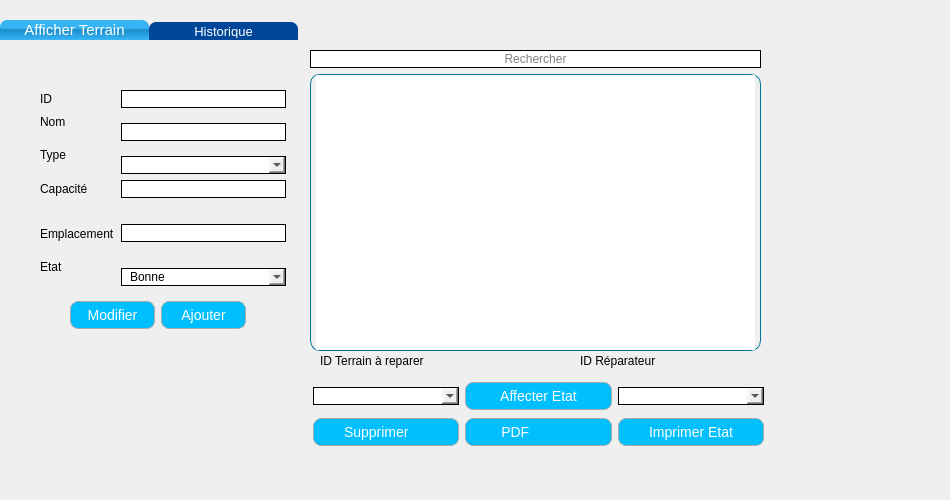
            <widget class="QWidget" name="page_MAAOUIA">
             <widget class="QTabWidget" name="tabWidget">
              <property name="geometry">
               <rect>
                <x>0</x>
                <y>20</y>
                <width>941</width>
                <height>471</height>
               </rect>
              </property>
              <property name="styleSheet">
               <string notr="true">#QWidget {

}
QTabWidget::pane { /* The tab widget frame */
border-top: 5px  ;
}
QTabWidget::tab-bar {
left: 0px; /* move to the right by 5px */
}
/* Style the tab using the tab sub-control. Note that it reads QTabBar _not_ QTabWidget */
QTabBar::tab {
background: #004799;
border: 2px  ;
border-bottom-color: ; /* same as the pane color */
border-top-left-radius: 7px;
border-top-right-radius: 7px;
min-width: 145px;
padding: 2px;
color: white;
font-size:13px;
font-family:Arial, Helvetica, sans-serif;
}
QTabBar::tab:selected, QTabBar::tab:hover {
background: qlineargradient(x1: 0, y1: 0, x2: 0, y2: 1, stop: 0 #38b4f4, stop: 0.4 #38b4f4, stop: 0.5 #1c8eca, stop: 1.0 #38b4f4);
}
QTabBar::tab:selected {
border-color: #9B9B9B;
border-bottom-color: #FFD700; /* same as pane color */
color: #FFFFFF;
font-size:15px;
font-family:Arial, Helvetica, sans-serif;
}
QTabBar::tab:!selected {
margin-top: 2px; /* make non-selected tabs look smaller */

}</string>
              </property>
              <property name="currentIndex">
               <number>0</number>
              </property>
              <widget class="QWidget" name="tab_2">
               <attribute name="title">
                <string>Afficher Terrain</string>
               </attribute>
               <widget class="QWidget" name="layoutWidget_7">
                <property name="geometry">
                 <rect>
                  <x>70</x>
                  <y>260</y>
                  <width>176</width>
                  <height>30</height>
                 </rect>
                </property>
                <layout class="QHBoxLayout" name="horizontalLayout_4">
                 <item>
                  <widget class="QPushButton" name="pushButton_modif">
                   <property name="styleSheet">
                    <string notr="true">QPushButton {
color: #FFFFFF;
background:#00BFFF;
border: none;
font-size:14px;
font-family:Arial, Helvetica, sans-serif;
border: 1px solid #A9A9A9;
border-top-left-radius: 7px;
border-top-right-radius: 7px;
border-radius: 8px;
padding:5px 5px 5px 5px;
}
QPushButton:hover {
color:#fff;
background:#A9A9A9;
border: none;
border-top-left-radius: 7px;
border-top-right-radius: 7px;
}</string>
                   </property>
                   <property name="text">
                    <string>Modifier</string>
                   </property>
                  </widget>
                 </item>
                 <item>
                  <widget class="QPushButton" name="pushButton_ajout">
                   <property name="enabled">
                    <bool>true</bool>
                   </property>
                   <property name="styleSheet">
                    <string notr="true">QPushButton {
color: #FFFFFF;
background:#00BFFF;
border: none;
font-size:14px;
font-family:Arial, Helvetica, sans-serif;
border: 1px solid #A9A9A9;
border-top-left-radius: 7px;
border-top-right-radius: 7px;
border-radius: 8px;
padding:5px 5px 5px 5px;
}
QPushButton:hover {
color:#fff;
background:#A9A9A9;
border: none;
border-top-left-radius: 7px;
border-top-right-radius: 7px;
}</string>
                   </property>
                   <property name="text">
                    <string>Ajouter</string>
                   </property>
                  </widget>
                 </item>
                </layout>
               </widget>
               <widget class="QWidget" name="layoutWidget_8">
                <property name="geometry">
                 <rect>
                  <x>40</x>
                  <y>50</y>
                  <width>246</width>
                  <height>196</height>
                 </rect>
                </property>
                <layout class="QGridLayout" name="gridLayout_3">
                 <item row="1" column="0">
                  <widget class="QLabel" name="label_nom">
                   <property name="styleSheet">
                    <string notr="true">font: 75 12pt &quot;Segoe UI&quot;;</string>
                   </property>
                   <property name="text">
                    <string>Nom</string>
                   </property>
                  </widget>
                 </item>
                 <item row="8" column="1">
                  <widget class="QComboBox" name="comboBox_etat">
                   <property name="styleSheet">
                    <string notr="true">
QComboBox
{

 border-width: 1px;
border-style: solid;
border-color: black;
  border-radius: 10px;
padding:0 8;
}</string>
                   </property>
                   <item>
                    <property name="text">
                     <string>Bonne</string>
                    </property>
                   </item>
                   <item>
                    <property name="text">
                     <string>Mauvaise</string>
                    </property>
                   </item>
                  </widget>
                 </item>
                 <item row="0" column="1">
                  <widget class="QLineEdit" name="lineEdit_id">
                   <property name="styleSheet">
                    <string notr="true">QLineEdit
{

border-width: 1px;
border-style: solid;
border-color: black;
  border-radius: 10px;
padding:0 8;
}</string>
                   </property>
                  </widget>
                 </item>
                 <item row="2" column="0" rowspan="2">
                  <widget class="QLabel" name="label_type">
                   <property name="styleSheet">
                    <string notr="true">font: 75 12pt &quot;Segoe UI&quot;;</string>
                   </property>
                   <property name="text">
                    <string>Type</string>
                   </property>
                  </widget>
                 </item>
                 <item row="4" column="1">
                  <widget class="QLineEdit" name="lineEdit_capacite">
                   <property name="styleSheet">
                    <string notr="true">QLineEdit
{

border-width: 1px;
border-style: solid;
border-color: black;
  border-radius: 10px;
padding:0 8;
}</string>
                   </property>
                  </widget>
                 </item>
                 <item row="5" column="1" rowspan="3">
                  <widget class="QLineEdit" name="lineEdit_emplacement">
                   <property name="styleSheet">
                    <string notr="true">QLineEdit
{

border-width: 1px;
border-style: solid;
border-color: black;
  border-radius: 10px;
padding:0 8;
}</string>
                   </property>
                  </widget>
                 </item>
                 <item row="1" column="1" rowspan="2">
                  <widget class="QLineEdit" name="lineEdit_nom">
                   <property name="styleSheet">
                    <string notr="true">QLineEdit
{

border-width: 1px;
border-style: solid;
border-color: black;
  border-radius: 10px;
padding:0 8;
}</string>
                   </property>
                  </widget>
                 </item>
                 <item row="4" column="0">
                  <widget class="QLabel" name="label_capacite">
                   <property name="styleSheet">
                    <string notr="true">font: 75 12pt &quot;Segoe UI&quot;;</string>
                   </property>
                   <property name="text">
                    <string>Capacité</string>
                   </property>
                  </widget>
                 </item>
                 <item row="7" column="0" rowspan="2">
                  <widget class="QLabel" name="label_etat">
                   <property name="styleSheet">
                    <string notr="true">font: 75 12pt &quot;Segoe UI&quot;;</string>
                   </property>
                   <property name="text">
                    <string>Etat</string>
                   </property>
                  </widget>
                 </item>
                 <item row="3" column="1">
                  <widget class="QComboBox" name="comboBox_type">
                   <property name="styleSheet">
                    <string notr="true">
QComboBox
{

 border-width: 1px;
border-style: solid;
border-color: black;
  border-radius: 10px;
padding:0 8;
}</string>
                   </property>
                  </widget>
                 </item>
                 <item row="6" column="0">
                  <widget class="QLabel" name="label_emplacement">
                   <property name="styleSheet">
                    <string notr="true">font: 75 12pt &quot;Segoe UI&quot;;</string>
                   </property>
                   <property name="text">
                    <string>Emplacement</string>
                   </property>
                  </widget>
                 </item>
                 <item row="0" column="0">
                  <widget class="QLabel" name="label_id">
                   <property name="styleSheet">
                    <string notr="true">font:75  10pt&quot;Segoe UI&quot;;</string>
                   </property>
                   <property name="text">
                    <string>ID</string>
                   </property>
                  </widget>
                 </item>
                </layout>
               </widget>
               <widget class="QLabel" name="label_3">
                <property name="geometry">
                 <rect>
                  <x>320</x>
                  <y>310</y>
                  <width>161</width>
                  <height>21</height>
                 </rect>
                </property>
                <property name="text">
                 <string>ID Terrain à reparer</string>
                </property>
               </widget>
               <widget class="QLabel" name="label_2">
                <property name="geometry">
                 <rect>
                  <x>580</x>
                  <y>310</y>
                  <width>111</width>
                  <height>21</height>
                 </rect>
                </property>
                <property name="text">
                 <string>ID Réparateur</string>
                </property>
               </widget>
               <widget class="QWidget" name="layoutWidget">
                <property name="geometry">
                 <rect>
                  <x>313</x>
                  <y>340</y>
                  <width>451</width>
                  <height>68</height>
                 </rect>
                </property>
                <layout class="QVBoxLayout" name="verticalLayout">
                 <item>
                  <layout class="QHBoxLayout" name="horizontalLayout_3">
                   <item>
                    <widget class="QComboBox" name="comboBox_tr">
                     <property name="styleSheet">
                      <string notr="true">
QComboBox
{

 border-width: 1px;
border-style: solid;
border-color: black;
  border-radius: 10px;
padding:0 8;
}</string>
                     </property>
                    </widget>
                   </item>
                   <item>
                    <widget class="QPushButton" name="pushButton_affecter">
                     <property name="styleSheet">
                      <string notr="true">QPushButton {
color: #FFFFFF;
background:#00BFFF;
border: none;
font-size:14px;
font-family:Arial, Helvetica, sans-serif;
border: 1px solid #A9A9A9;
border-top-left-radius: 7px;
border-top-right-radius: 7px;
border-radius: 8px;
padding:5px 5px 5px 5px;
}
QPushButton:hover {
color:#fff;
background:#A9A9A9;
border: none;
border-top-left-radius: 7px;
border-top-right-radius: 7px;
}</string>
                     </property>
                     <property name="text">
                      <string>Affecter Etat</string>
                     </property>
                    </widget>
                   </item>
                   <item>
                    <widget class="QComboBox" name="comboBox_r">
                     <property name="styleSheet">
                      <string notr="true">
QComboBox
{

 border-width: 1px;
border-style: solid;
border-color: black;
  border-radius: 10px;
padding:0 8;
}</string>
                     </property>
                    </widget>
                   </item>
                  </layout>
                 </item>
                 <item>
                  <layout class="QHBoxLayout" name="horizontalLayout_6">
                   <item>
                    <widget class="QPushButton" name="pushButton_supprime">
                     <property name="styleSheet">
                      <string notr="true">QPushButton {
color: #FFFFFF;
background:#00BFFF;
border: none;
font-size:14px;
font-family:Arial, Helvetica, sans-serif;
border: 1px solid #A9A9A9;
border-top-left-radius: 7px;
border-top-right-radius: 7px;
border-radius: 8px;
padding:5px 5px 5px 5px;
}
QPushButton:hover {
color:#fff;
background:#A9A9A9;
border: none;
border-top-left-radius: 7px;
border-top-right-radius: 7px;
}</string>
                     </property>
                     <property name="text">
                      <string>Supprimer     </string>
                     </property>
                    </widget>
                   </item>
                   <item>
                    <widget class="QPushButton" name="pushButton_pdf">
                     <property name="styleSheet">
                      <string notr="true">QPushButton {
color: #FFFFFF;
background:#00BFFF;
border: none;
font-size:14px;
font-family:Arial, Helvetica, sans-serif;
border: 1px solid #A9A9A9;
border-top-left-radius: 7px;
border-top-right-radius: 7px;
border-radius: 8px;
padding:5px 5px 5px 5px;
}
QPushButton:hover {
color:#fff;
background:#A9A9A9;
border: none;
border-top-left-radius: 7px;
border-top-right-radius: 7px;
}</string>
                     </property>
                     <property name="text">
                      <string>PDF            </string>
                     </property>
                    </widget>
                   </item>
                   <item>
                    <widget class="QPushButton" name="pushButton_imprim">
                     <property name="styleSheet">
                      <string notr="true">QPushButton {
color: #FFFFFF;
background:#00BFFF;
border: none;
font-size:14px;
font-family:Arial, Helvetica, sans-serif;
border: 1px solid #A9A9A9;
border-top-left-radius: 7px;
border-top-right-radius: 7px;
border-radius: 8px;
padding:5px 5px 5px 5px;
}
QPushButton:hover {
color:#fff;
background:#A9A9A9;
border: none;
border-top-left-radius: 7px;
border-top-right-radius: 7px;
}</string>
                     </property>
                     <property name="text">
                      <string>Imprimer Etat</string>
                     </property>
                    </widget>
                   </item>
                  </layout>
                 </item>
                </layout>
               </widget>
               <widget class="QWidget" name="layoutWidget">
                <property name="geometry">
                 <rect>
                  <x>310</x>
                  <y>10</y>
                  <width>451</width>
                  <height>301</height>
                 </rect>
                </property>
                <layout class="QVBoxLayout" name="verticalLayout_2">
                 <item>
                  <widget class="QLineEdit" name="lineEdit_recherche">
                   <property name="accessibleName">
                    <string/>
                   </property>
                   <property name="styleSheet">
                    <string notr="true">QLineEdit
{

border-width: 1px;
border-style: solid;
border-color: black;
  border-radius: 10px;
padding:0 8;
}</string>
                   </property>
                   <property name="inputMask">
                    <string/>
                   </property>
                   <property name="text">
                    <string/>
                   </property>
                   <property name="alignment">
                    <set>Qt::AlignCenter</set>
                   </property>
                   <property name="placeholderText">
                    <string>Rechercher</string>
                   </property>
                  </widget>
                 </item>
                 <item>
                  <widget class="QTableView" name="tableView_maaouia_affiche">
                   <property name="mouseTracking">
                    <bool>false</bool>
                   </property>
                   <property name="styleSheet">
                    <string notr="true">QTableView
{

border-width: 1px;
border-style: solid;
border-color: #007299;
  border-radius: 10px;
padding:0 5;
}

</string>
                   </property>
                   <property name="editTriggers">
                    <set>QAbstractItemView::CurrentChanged|QAbstractItemView::DoubleClicked|QAbstractItemView::EditKeyPressed|QAbstractItemView::SelectedClicked</set>
                   </property>
                   <property name="selectionMode">
                    <enum>QAbstractItemView::ExtendedSelection</enum>
                   </property>
                   <attribute name="horizontalHeaderShowSortIndicator" stdset="0">
                    <bool>true</bool>
                   </attribute>
                   <attribute name="verticalHeaderShowSortIndicator" stdset="0">
                    <bool>false</bool>
                   </attribute>
                  </widget>
                 </item>
                </layout>
               </widget>
               <zorder>layoutWidget</zorder>
               <zorder>layoutWidget_7</zorder>
               <zorder>layoutWidget_8</zorder>
               <zorder>label_3</zorder>
               <zorder>layoutWidget</zorder>
               <zorder>label_2</zorder>
              </widget>
              <widget class="QWidget" name="tab_5">
               <attribute name="title">
                <string>Historique</string>
               </attribute>
               <widget class="QTextBrowser" name="histo">
                <property name="geometry">
                 <rect>
                  <x>140</x>
                  <y>30</y>
                  <width>641</width>
                  <height>321</height>
                 </rect>
                </property>
               </widget>
              </widget>
             </widget>
            </widget>
